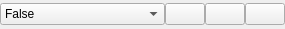
<?xml version="1.0" encoding="UTF-8"?>
<ui version="4.0">
 <class>ParamEditBool</class>
 <widget class="QWidget" name="ParamEditBool">
  <property name="geometry">
   <rect>
    <x>0</x>
    <y>0</y>
    <width>285</width>
    <height>29</height>
   </rect>
  </property>
  <property name="windowTitle">
   <string>Form</string>
  </property>
  <layout class="QHBoxLayout" name="horizontalLayout">
   <property name="spacing">
    <number>0</number>
   </property>
   <property name="leftMargin">
    <number>0</number>
   </property>
   <property name="topMargin">
    <number>0</number>
   </property>
   <property name="rightMargin">
    <number>0</number>
   </property>
   <property name="bottomMargin">
    <number>0</number>
   </property>
   <item>
    <widget class="QComboBox" name="valueBox">
     <item>
      <property name="text">
       <string>False</string>
      </property>
     </item>
     <item>
      <property name="text">
       <string>True</string>
      </property>
     </item>
    </widget>
   </item>
   <item>
    <widget class="QPushButton" name="readButton">
     <property name="sizePolicy">
      <sizepolicy hsizetype="Fixed" vsizetype="Fixed">
       <horstretch>0</horstretch>
       <verstretch>0</verstretch>
      </sizepolicy>
     </property>
     <property name="toolTip">
      <string>Read current setting</string>
     </property>
     <property name="text">
      <string/>
     </property>
    </widget>
   </item>
   <item>
    <widget class="QPushButton" name="readDefaultButton">
     <property name="sizePolicy">
      <sizepolicy hsizetype="Fixed" vsizetype="Fixed">
       <horstretch>0</horstretch>
       <verstretch>0</verstretch>
      </sizepolicy>
     </property>
     <property name="toolTip">
      <string>Read default setting</string>
     </property>
     <property name="text">
      <string/>
     </property>
    </widget>
   </item>
   <item>
    <widget class="QPushButton" name="helpButton">
     <property name="sizePolicy">
      <sizepolicy hsizetype="Fixed" vsizetype="Fixed">
       <horstretch>0</horstretch>
       <verstretch>0</verstretch>
      </sizepolicy>
     </property>
     <property name="toolTip">
      <string>Show help</string>
     </property>
     <property name="text">
      <string/>
     </property>
    </widget>
   </item>
  </layout>
 </widget>
 <resources/>
 <connections/>
</ui>
